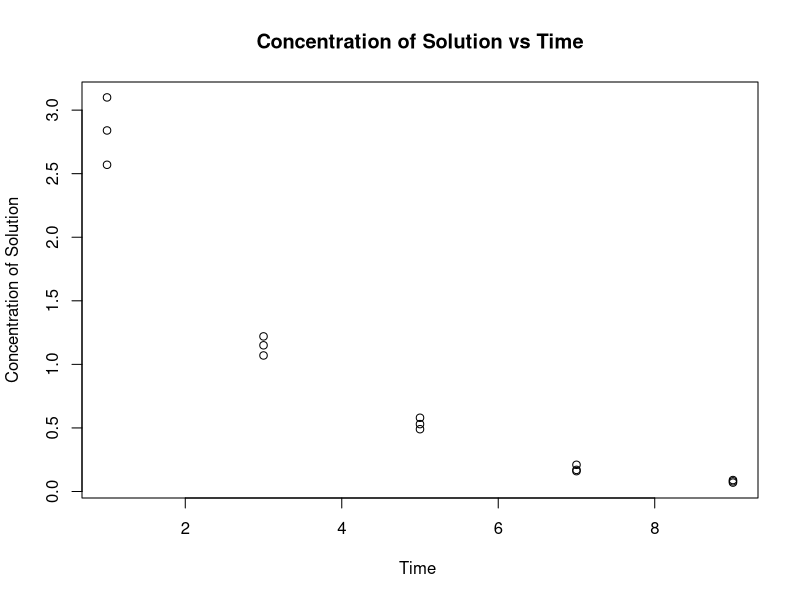
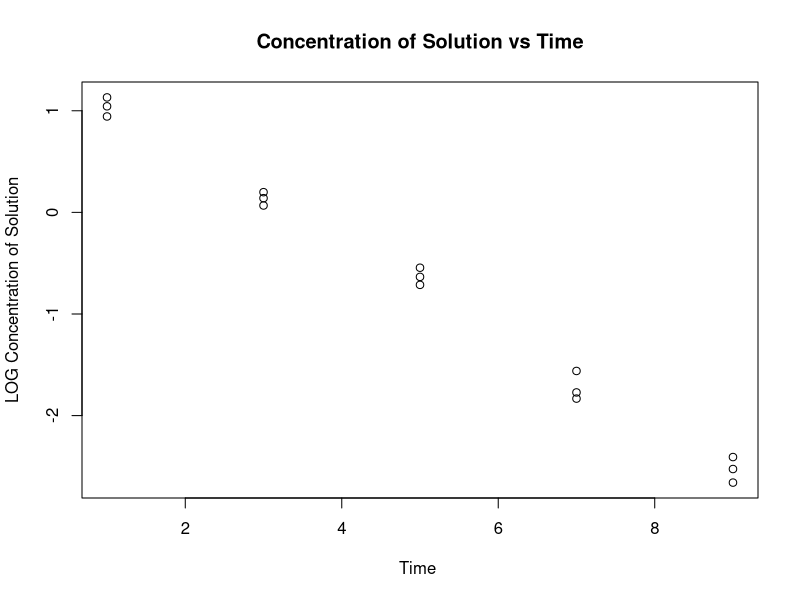
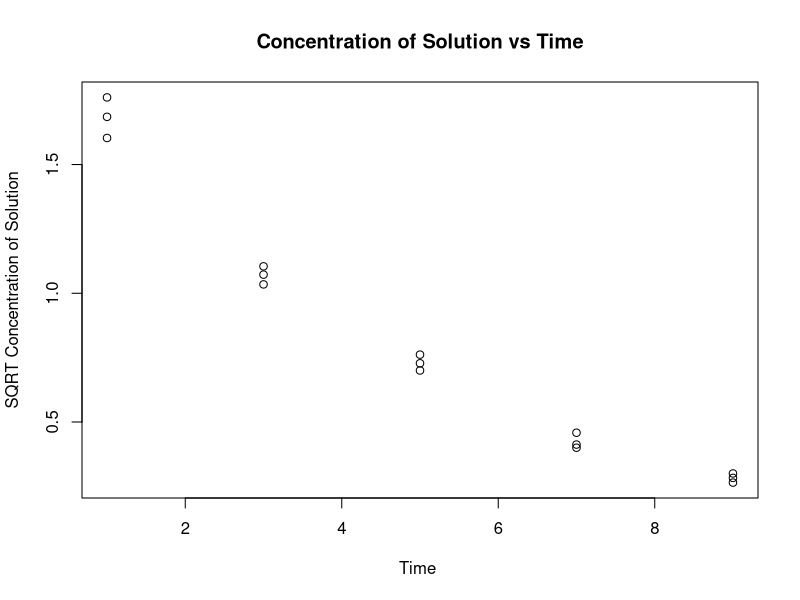
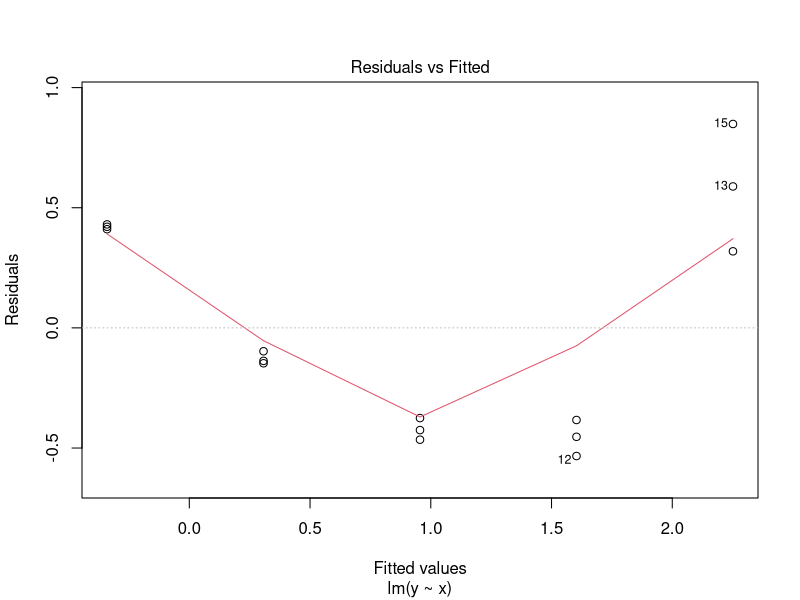
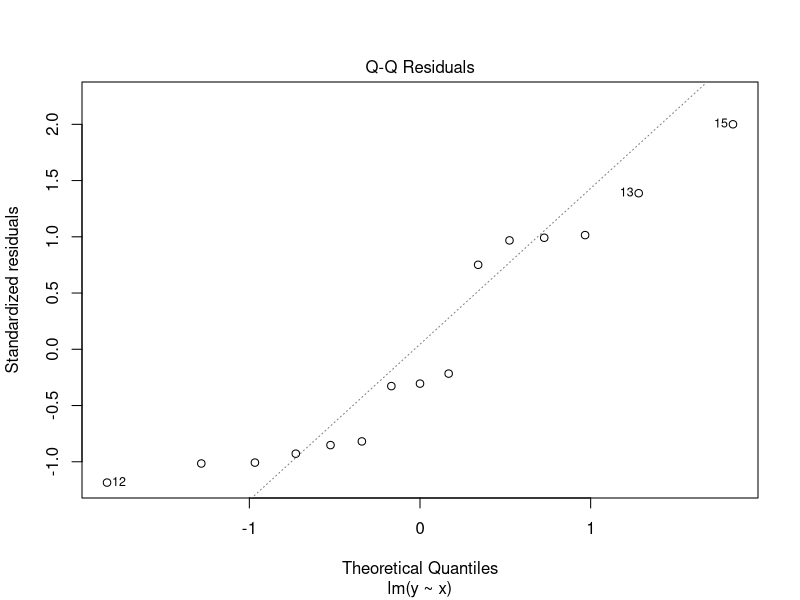
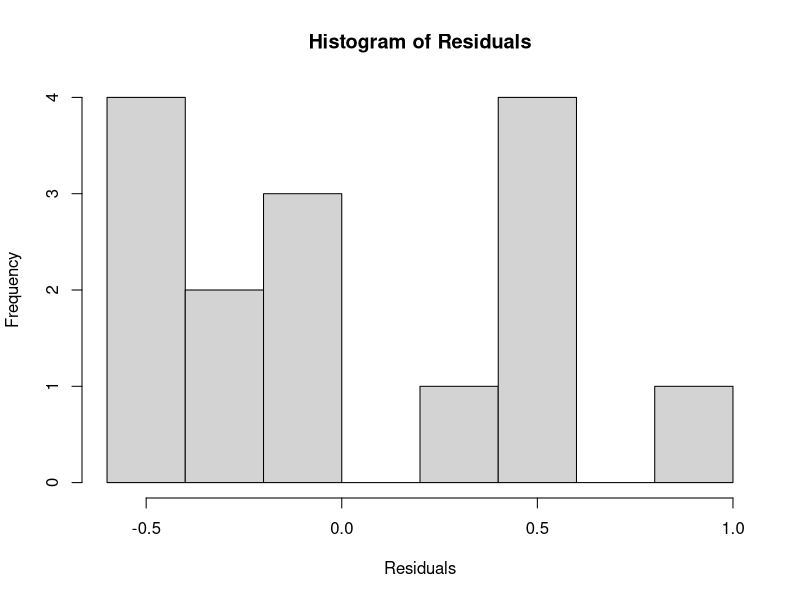
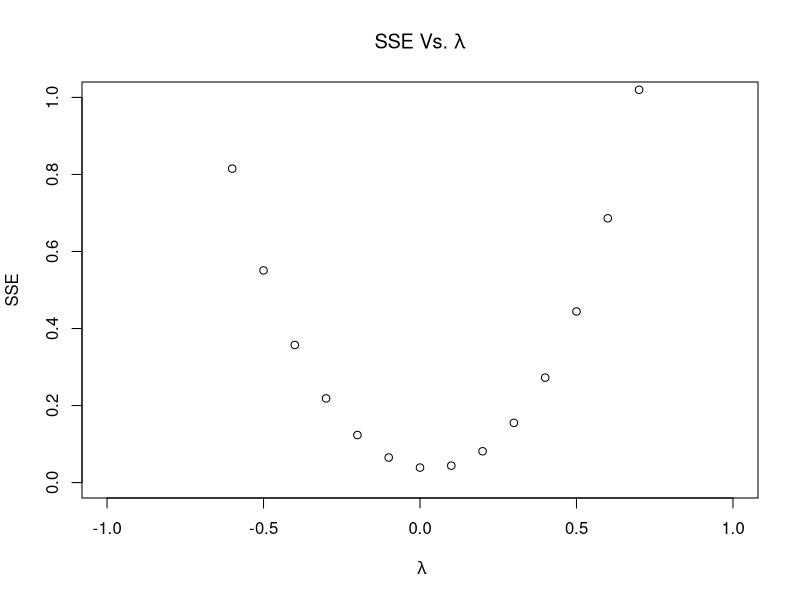
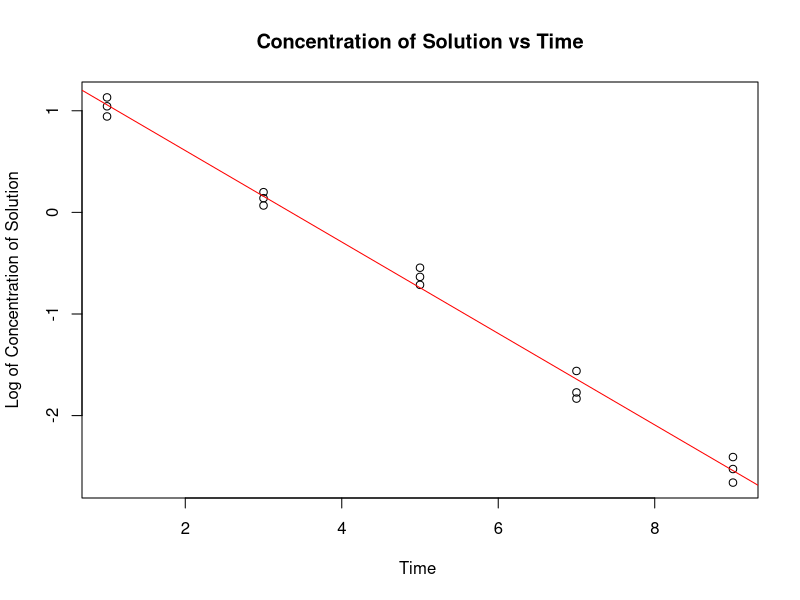

Here is the R script that generated these plots, in order:
## ---- chunk 1
knitr::opts_chunk$set(echo = TRUE)
## ---- chunk 2
# Import Data set
library(readr)
SolutionConcentration <- read_csv("SolutionConcentration.csv", show_col_types = FALSE)
## ---- chunk 3
# Set variables
xi_q1 <- SolutionConcentration$x
yi_q1<- SolutionConcentration$y


plot(xi_q1,yi_q1, xlab = "Time ", ylab = "Concentration of Solution", main = "Concentration of Solution vs Time")

## ---- chunk 4
## plotting Log transform
plot(SolutionConcentration$x,log(SolutionConcentration$y), xlab = "Time ", ylab = "LOG Concentration of Solution", main = "Concentration of Solution vs Time")


## plotting Square root transform
plot(SolutionConcentration$x,sqrt(SolutionConcentration$y), xlab = "Time ", ylab = "SQRT Concentration of Solution", main = "Concentration of Solution vs Time")

## ---- chunk 5
# Creates our SLR mode
model <- lm(y~x , data= SolutionConcentration)
# Auto creates many plots but we only want to see QQ and Residual 
plot(model, which = c(1,2))

# Histogram of our Residuals
hist(model$residuals, main = "Histogram of Residuals", xlab= "Residuals")

## ---- chunk 6
# Creating a function for Wi

vectorWi<- NULL

wi <- function(yi, lambda) {
  
  n = length(yi)
  
  k2 = prod(yi)^(1/n)
  k1 = 1/(lambda*k2^(lambda-1))
  
  if (lambda == 0){
    vectorWi = k2*log(yi)
  }
  else{
  vectorWi = k1 * (yi^(lambda)-1)}
  return(vectorWi)
}

## ---- chunk 7

sse <- function(xi,wi){
 
  stdmodel <- lm(wi~xi)
  return (sum((wi- fitted(stdmodel))^2))
}

## ---- chunk 8
lambdaset<- seq(from=-3, to=3, by=.1)

sse_calc<- rep(NA,length(lambdaset))

index <- 1

yi<-SolutionConcentration$y
xi<-SolutionConcentration$x

for(lda in seq(from=-3, to=3, by=.1)){
  Wi_calc <- wi(yi, lda)
  sse_calc[index] <- sse(xi,Wi_calc)
  index<- index+1
}

## ---- chunk 9
Q3_plot<- plot(lambdaset, sse_calc, xlab = expression(~lambda), ylab= "SSE", main = expression(paste("SSE Vs. ",lambda)), xlim = c(-1,1),ylim= c(0,1))


## Calculating the min lambda 
lambdaset[which.min(sse_calc)]
## ---- chunk 10
## plotting the Suggested Box-Cox transformation
new_y <-log((SolutionConcentration$y))
plot(SolutionConcentration$x,new_y, xlab = "Time ", ylab = "Log of Concentration of Solution", main = "Concentration of Solution vs Time")
abline(TransformedYIModel<- lm(new_y~SolutionConcentration$x), col = "red")

## CHECKING CONDITIONS
plot(TransformedYIModel, which = c(1,2))
hist(TransformedYIModel$residuals)


## Interpreting Our Coefficient 
summary(TransformedYIModel)
value<-((exp(TransformedYIModel$coefficients[2])) - 1)*100
## ---- chunk 11
library(readr)
Lab4q2 <- read_csv("Lab4q2.csv", show_col_types = FALSE)
## ---- chunk 12
#plotting the data
plot(Lab4q2$x,Lab4q2$y, xlab = "X", ylab = "Y", main = "Y vs. X")
## ---- chunk 13
plot(Lab4q2$x,Lab4q2$y, xlab = "X", ylab = "Y", main = "Y vs. X")
abline(modelQ2<-lm(Lab4q2$y~Lab4q2$x), col = "red")
hist(modelQ2$residuals)
plot(modelQ2, which = c(1,2))
## ---- chunk 14
a_calc <- function(x, y, a){
    X <- x^a
    XLOG<- X*log(x)
  

        
    model1<- lm(y~X )
    model2<- lm(y~ X + XLOG)
    summary(model2)
    a_new <- a + coefficients(model2)[3]/coefficients(model1)[2]
 return (a_new)
}

## ---- chunk 15
# Calculates our Alpha vector
alpha<- NULL
alpha[1]<- 1
for( i in 1:10 ){
  alpha[i+1] <- a_calc(Lab4q2$x,Lab4q2$y,alpha[i])
}
## ---- chunk 16
# Fitting the regression model using that alpha that converged 
xi_q2<- Lab4q2$x^alpha[10]
yi_q2<- Lab4q2$y

plot(xi_q2,yi_q2, xlab = "Transformed X^a",ylab = "Y", main = "Y vs X^a" )
abline(TransformedXIModel<-lm(yi_q2~xi_q2), col = "red")

#histogram 
hist(TransformedXIModel$residuals, main = "Histogram of Residuals", xlab= "Residuals")

#new regression analysis
plot(TransformedXIModel, which = c(1,2))
## ---- chunk 17
# function to calculate leverage 
leverage <- function(xnew){
  n<- length(xnew)
  xbar<- mean(xnew)
  hii<- (1/n) + ((xnew-xbar)^2/ sum((xnew-xbar)^2)   )

  return(hii)
}
## ---- chunk 18
#Applying function to above
plot(Lab4q2$x,leverage(Lab4q2$x), xlab = "Xi", ylab = "Leverage Xi", main = "Leverage vs Xi")
abline(v = mean(Lab4q2$x), col="red", lwd=3, lty=2)

# Leverage line
abline(h = 4/length(Lab4q2$x), col="blue", lwd=3, lty=2)

#Applying function to q2
plot(xi_q2,leverage(xi_q2), xlab = "Transformed Xi", ylab = "Leverage Xi", main = "Leverage vs Xi", xlim = c(0,15))
abline(v = mean(xi_q2), col="red", lwd=3, lty=2)
# Leverage line
abline(h = 4/length(xi_q2), col="blue", lwd=3, lty=2)
## ---- chunk 19
#function that calculates externally studentized residuals 

ExtStudResid<- function(xi,yi){
  mod<-lm(yi~xi)
  ri<-mod$residual/sqrt(mean(mod$residuals^2) * (1-leverage(xi)))
  n<- length(xi)
  inner<- (n-3)/(n-2-ri^2)
  ti<- ri*sqrt(inner)
  return(ti)
}

## ---- chunk 20
plot(TransformedYIModel$fitted.values,ExtStudResid(SolutionConcentration$x,SolutionConcentration$y), xlab = "Fitted Values", ylab = "Externally Studentized Residuals", main = "(Ext) Stud. Residuals vs Fitted Values Q1", ylim = c(-3,3))
abline(h= 3, col = "red")
abline(h= 2, col = "green", lty=2)
abline(h= -3, col = "red")
abline(h= -2, col = "green", lty=2)

plot(TransformedXIModel$fitted.values,ExtStudResid(Lab4q2$x,Lab4q2$y), xlab = "Fitted Values", ylab = "Externally Studentized Residuals", main = "(Ext) Stud. Residuals vs Fitted Values Q2", ylim = c(-3,3))
abline(h= 3, col = "red")
abline(h= 2, col = "green", lty=2)
abline(h= -3, col = "red")
abline(h= -2, col = "green", lty=2)
## ---- chunk 21

plot(TransformedYIModel, which = 2)
hist(ExtStudResid(SolutionConcentration$x,log(SolutionConcentration$y)), main = "Histogram of Residuals Q1")


plot(TransformedXIModel, which = 2)
hist(ExtStudResid(xi_q2,Lab4q2$y), main = "Histogram of Residuals Q2")


